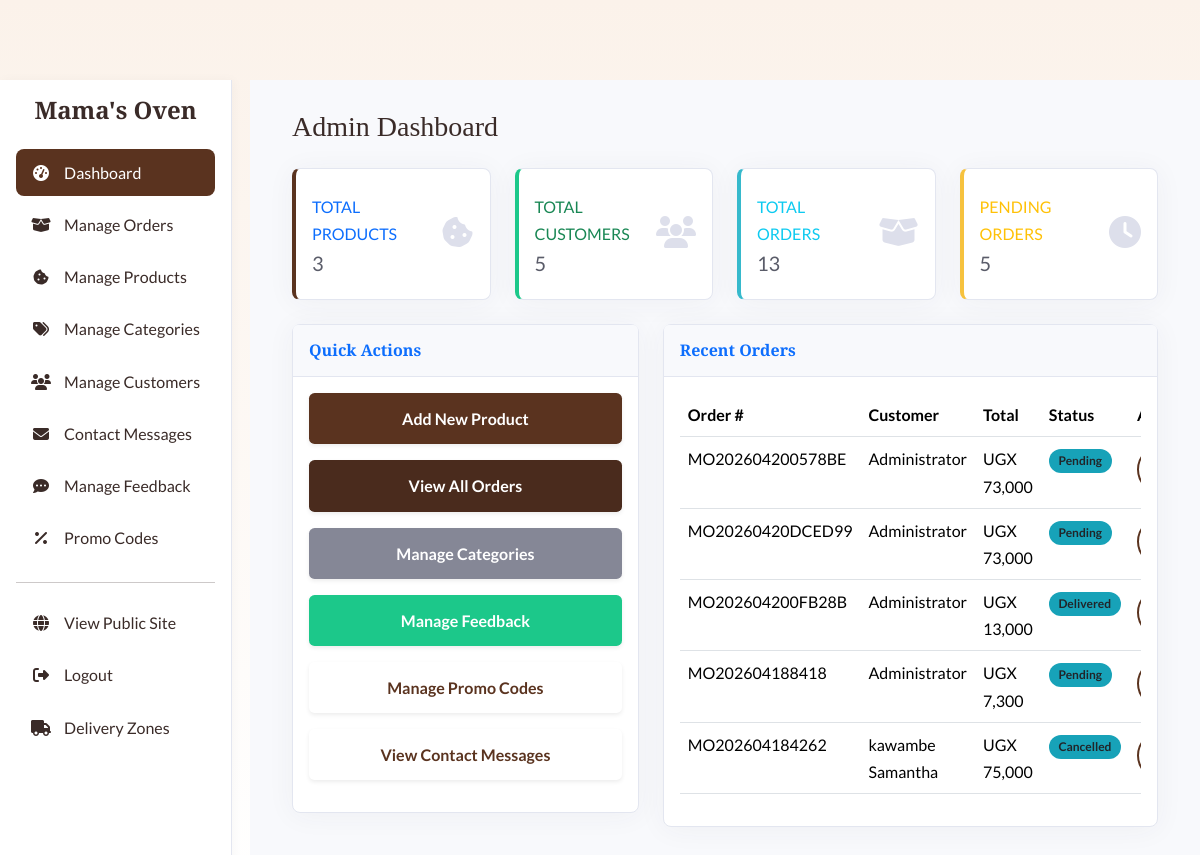
Page /admin/dashboard.php (signed in) on the committed database.
### tables this page shows
CREATE TABLE `orders` (
  `id` int(11) NOT NULL AUTO_INCREMENT,
  `user_id` int(11) NOT NULL,
  `order_number` varchar(32) NOT NULL,
  `total_amount` decimal(10,2) NOT NULL,
  `status` varchar(20) NOT NULL DEFAULT 'pending',
  `delivery_address` varchar(255) NOT NULL,
  `delivery_phone` varchar(30) NOT NULL,
  `special_instructions` varchar(255) DEFAULT NULL,
  `cancellation_reason` varchar(255) DEFAULT NULL,
  `cancelled_by` varchar(50) DEFAULT NULL,
  `cancelled_at` timestamp NULL DEFAULT NULL,
  `created_at` timestamp NULL DEFAULT current_timestamp(),
  `updated_at` timestamp NULL DEFAULT current_timestamp() ON UPDATE current_timestamp(),
  `paid_at` timestamp NULL DEFAULT NULL,
  `promo_code_id` int(11) DEFAULT NULL,
  `discount_amount` decimal(10,2) DEFAULT 0.00,
  `review_reminder_sent` tinyint(1) DEFAULT 0,
  PRIMARY KEY (`id`),
  UNIQUE KEY `order_number` (`order_number`),
  KEY `user_id` (`user_id`),
  KEY `idx_orders_status` (`status`),
  KEY `idx_orders_user_status` (`user_id`,`status`),
  KEY `orders_ibfk_promo_code` (`promo_code_id`),
  CONSTRAINT `orders_ibfk_1` FOREIGN KEY (`user_id`) REFERENCES `users` (`id`) ON DELETE CASCADE,
  CONSTRAINT `orders_ibfk_promo_code` FOREIGN KEY (`promo_code_id`) REFERENCES `promo_codes` (`id`) ON DELETE SET NULL
);

CREATE TABLE `users` (
  `id` int(11) NOT NULL AUTO_INCREMENT,
  `username` varchar(50) NOT NULL,
  `email` varchar(100) NOT NULL,
  `password` varchar(255) NOT NULL,
  `full_name` varchar(100) NOT NULL,
  `phone` varchar(30) NOT NULL DEFAULT '',
  `address` varchar(255) DEFAULT NULL,
  `role` enum('admin','customer') NOT NULL DEFAULT 'customer',
  `created_at` timestamp NULL DEFAULT current_timestamp(),
  `verification_code` varchar(10) DEFAULT NULL,
  `is_verified` tinyint(1) DEFAULT 0,
  PRIMARY KEY (`id`),
  UNIQUE KEY `username` (`username`),
  UNIQUE KEY `email` (`email`)
);

### admin/dashboard.php (the view, shortened to what this page needs)
<?php
require_once __DIR__ . '/includes/header.php';
try {
    $total_products = $pdo->query("SELECT COUNT(*) FROM products WHERE status = 'active'")->fetchColumn();
    $total_customers = $pdo->query("SELECT COUNT(*) FROM users WHERE role = 'customer'")->fetchColumn();
    $total_orders = $pdo->query("SELECT COUNT(*) FROM orders")->fetchColumn();
    $pending_orders = $pdo->query("SELECT COUNT(*) FROM orders WHERE status = 'pending'")->fetchColumn();
    $recent_orders_stmt = $pdo->query("
        SELECT o.id, o.order_number, o.total_amount, o.status, o.created_at, u.full_name
        FROM orders o
        JOIN users u ON o.user_id = u.id
        ORDER BY o.created_at DESC
        LIMIT 5
    ");
    $recent_orders = $recent_orders_stmt->fetchAll();
} catch (PDOException $e) {
    $error_message = "Database error: " . $e->getMessage();
    $total_products = $total_customers = $total_orders = $pending_orders = 0;
    $recent_orders = [];
}
?>
<div class="container-fluid">
    <h1 class="h3 mb-4">Admin Dashboard</h1>
    <div class="row">
        <div class="col-xl-3 col-md-6 mb-4">
            <div class="card border-left-primary shadow h-100 py-2">
                <div class="card-body">
                    <div class="row no-gutters align-items-center">
                        <div class="col mr-2">
                            <div class="text-xs font-weight-bold text-primary text-uppercase mb-1">Total Products</div>
                            <div class="h5 mb-0 font-weight-bold text-gray-800"><?php echo $total_products; ?></div>
                        </div>
                        <div class="col-auto"><i class="fas fa-cookie-bite fa-2x text-gray-300"></i></div>
                    </div>
                </div>
            </div>
        </div>
        <div class="col-xl-3 col-md-6 mb-4">
            <div class="card border-left-success shadow h-100 py-2">
                <div class="card-body">
                    <div class="row no-gutters align-items-center">
                        <div class="col mr-2">
                            <div class="text-xs font-weight-bold text-success text-uppercase mb-1">Total Customers</div>
                            <div class="h5 mb-0 font-weight-bold text-gray-800"><?php echo $total_customers; ?></div>
                        </div>
                        <div class="col-auto"><i class="fas fa-users fa-2x text-gray-300"></i></div>
                    </div>
                </div>
            </div>
        </div>
        <div class="col-xl-3 col-md-6 mb-4">
            <div class="card border-left-info shadow h-100 py-2">
                <div class="card-body">
                    <div class="row no-gutters align-items-center">
                        <div class="col mr-2">
                            <div class="text-xs font-weight-bold text-info text-uppercase mb-1">Total Orders</div>
                            <div class="h5 mb-0 font-weight-bold text-gray-800"><?php echo $total_orders; ?></div>
                        </div>
                        <div class="col-auto"><i class="fas fa-box-open fa-2x text-gray-300"></i></div>
                    </div>
                </div>
            </div>
        </div>
        <div class="col-xl-3 col-md-6 mb-4">
            <div class="card border-left-warning shadow h-100 py-2">
                <div class="card-body">
                    <div class="row no-gutters align-items-center">
                        <div class="col mr-2">
                            <div class="text-xs font-weight-bold text-warning text-uppercase mb-1">Pending Orders</div>
                            <div class="h5 mb-0 font-weight-bold text-gray-800"><?php echo $pending_orders; ?></div>
                        </div>
                        <div class="col-auto"><i class="fas fa-clock fa-2x text-gray-300"></i></div>
                    </div>
                </div>
            </div>
        </div>
    </div>
    <div class="row">
        <div class="col-lg-5 mb-4">
            <div class="card shadow">
                <div class="card-header py-3"><h6 class="m-0 font-weight-bold text-primary">Quick Actions</h6></div>
                <div class="card-body">
                    <a href="add_product.php" class="admin-actions-btn btn-primary mb-3 shadow-sm">Add New Product</a>
                    <a href="orders.php" class="admin-actions-btn btn-info mb-3 shadow-sm">View All Orders</a>
                    <a href="categories.php" class="admin-actions-btn btn-secondary mb-3 shadow-sm">Manage Categories</a>
                    <a href="testimonials.php" class="admin-actions-btn btn-success mb-3 shadow-sm">Manage Feedback</a>
                    <a href="promo_codes.php" class="admin-actions-btn btn-dark mb-3 shadow-sm">Manage Promo Codes</a>
                    <a href="contact_messages.php" class="admin-actions-btn btn-warning mb-3 shadow-sm">View Contact Messages</a>
                </div>
            </div>
        </div>
        <div class="col-lg-7 mb-4">
            <div class="card shadow">
                <div class="card-header py-3"><h6 class="m-0 font-weight-bold text-primary">Recent Orders</h6></div>
                <div class="card-body">
                    <div class="table-responsive">
                        <table class="table table-hover">
                            <thead>
                                <tr>
                                    <th>Order #</th>
                                    <th>Customer</th>
                                    <th>Total</th>
                                    <th>Status</th>
                                    <th>Action</th>
                                </tr>
                            </thead>
                            <tbody>
                                <?php if (empty($recent_orders)): ?>
                                    <tr><td colspan="5" class="text-center">No recent orders found.</td></tr>
                                <?php else: ?>
                                    <?php foreach ($recent_orders as $order): ?>
                                    <tr>
                                        <td><?php echo htmlspecialchars($order['order_number']); ?></td>
                                        <td><?php echo htmlspecialchars($order['full_name']); ?></td>
                                        <td>UGX <?php echo number_format($order['total_amount']); ?></td>
                                        <td><span class="badge bg-info text-dark"><?php echo ucfirst(htmlspecialchars($order['status'])); ?></span></td>
                                        <td><a href="./order_details.php?id=<?php echo $order['id']; ?>" class="btn btn-sm btn-outline-primary">View</a></td>
                                    </tr>
                                    <?php endforeach; ?>
                                <?php endif; ?>
                            </tbody>
                        </table>
                    </div>
                </div>
            </div>
        </div>
    </div>
</div>
<?php require_once __DIR__ . '/includes/footer.php'; ?>

### assets/css/style.css (style rules this page uses)
:root { --font-heading: 'Playfair Display', serif; --font-body: 'Lato', sans-serif; --color-primary: #5A331F; --color-secondary: #F5D1B1; --color-background: #FBF2EA; --color-text: #3A2B28; --color-text-light: #867670; --color-accent: #F39C6A; --color-white: #FFFFFF; --color-border: #EAD6C4; --color-success: #5D9C59; --color-danger: #DF2E38; }
body { font-family: var(--font-body); color: var(--color-text); background-color: var(--color-background); padding-top: 80px; line-height: 1.7; }
h1, h2, h3, h4, h5, h6 { font-family: var(--font-heading); font-weight: 700; color: var(--color-text); }
a { color: var(--color-primary); text-decoration: none; transition: color 0.3s ease; }
.btn { font-weight: 700; padding: 12px 30px; border-radius: 50px; border: 2px solid transparent; transition: all 0.3s ease; letter-spacing: 0.5px; }
.btn-primary { background-color: var(--color-primary); border-color: var(--color-primary); color: var(--color-white); }
.btn-outline-primary { border-color: var(--color-primary); color: var(--color-primary); }
.card.shadow { border: none; border-radius: 15px; box-shadow: 0 10px 40px rgba(0,0,0,0.08) !important; }
.badge.bg-info { background-color: #17a2b8 !important; }
.btn-primary { background-color: #F39C6A; border-color: #F39C6A; box-shadow: 0 4px 6px rgba(243, 156, 106, 0.3); }
.btn-outline-primary { border-color: #5A331F; color: #5A331F; background-color: #FFF; }
.stock-badge, .badge, .status-badge { border-radius: 12px; padding: 0.5em 0.8em; font-weight: bold; }
body { background: linear-gradient(to bottom, #FBF2EA 0%, #FFFFFF 100%); min-height: 100vh; }
.admin-main-content .card { border: 1px solid #e3e6f0; border-radius: 0.5rem; box-shadow: 0 0.15rem 1.75rem 0 rgba(58, 59, 69, 0.05) !important; }
.admin-main-content .card-header { background-color: #f8f9fc; border-bottom: 1px solid #e3e6f0; }
.border-left-primary { border-left: 4px solid var(--color-primary) !important; }
.border-left-success { border-left: 4px solid #1cc88a !important; }
.border-left-info { border-left: 4px solid #36b9cc !important; }
.border-left-warning { border-left: 4px solid #f6c23e !important; }
.text-gray-800 { color: #5a5c69 !important; }
.text-gray-300 { color: #dddfeb !important; }
.admin-actions-btn { display: block; width: 100%; border-radius: 0.35rem; font-weight: 600; padding: 0.75rem; text-align: center; transition: all 0.2s; }
.admin-actions-btn.btn-primary { background-color: var(--color-primary); color: white; border: none; }
.admin-actions-btn.btn-info { background-color: #4A2B1D; color: white; border: none; }
.btn-primary { background-color: #c96f3d; border-color: #c96f3d; color: #fff; }
.admin-actions-btn.btn-secondary { background-color: #858796; color: white; border: none; }
.admin-actions-btn.btn-success { background-color: #1cc88a; color: white; border: none; }

### rows in the picture
orders: order_number "MO202604200578BE", user.full_name "Administrator", total_amount "73,000", status "Pending"
orders: order_number "MO20260420DCED99", user.full_name "Administrator", total_amount "73,000", status "Pending"
orders: order_number "MO202604200FB28B", user.full_name "Administrator", total_amount "13,000", status "Delivered"
orders: order_number "MO202604188418", user.full_name "Administrator", total_amount "7,300", status "Pending"
orders: order_number "MO202604184262", user.full_name "kawambe Samantha", total_amount "75,000", status "Cancelled"

### other values in the picture
SITE_NAME "Mama's Oven"
$total_products "3"
$total_customers "5"
$total_orders "13"
$pending_orders "5"
